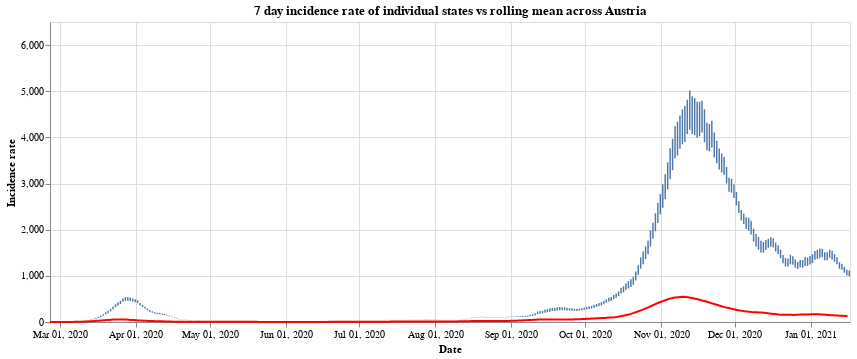

Notebook source saved alongside this figure:
### Markdown cell above
Finally we have the

### Code cell
#collapse
states = at_data['Bundesland'].unique()
states.sort()

selection = alt.selection_single(
    name='Select',
    fields=['Bundesland'],
    init={'Bundesland': 'Vorarlberg'},
    bind={'Bundesland': alt.binding_select(options=states)}
)

# scatter plot, modify opacity based on selection
bars = alt.Chart(at_data).mark_bar().add_selection(
    selection
).encode(
    x=alt.X("yearmonthdate(Time):T", axis=alt.Axis(title='Date')),
    y=alt.Y("SiebenTageInzidenzFaelle:Q", axis=alt.Axis(title='Incidence rate')),
    tooltip='SiebenTageInzidenzFaelle:Q',
    opacity=alt.condition(selection, alt.value(1), alt.value(0))
).properties(title=f'7 day incidence rate of individual states vs rolling mean across Austria', width=800)

line = alt.Chart(all_austria).mark_line(
    color='red',
    size=2,
).transform_window(
    rolling_mean='mean(SiebenTageInzidenzFaelle)',
    frame=[0, 7]
).encode(
    x='yearmonthdate(Time):T',
    y='rolling_mean:Q'
)

alt.layer(bars, line)

### Figure 1 — Vega-Lite specification as saved in the notebook (floating-point values rounded to 4 significant figures; data arrays with more than 128 entries replaced by an {"elided": "..."} marker saying what was removed)
{"config": {"view": {"continuousWidth": 400, "continuousHeight": 300}}, "layer": [{"data": {"name": "data-8778337bc18ac907f31bd12994636a05"}, "mark": "bar", "encoding": {"opacity": {"condition": {"value": 1, "selection": "Select"}, "value": 0}, "tooltip": {"type": "quantitative", "field": "SiebenTageInzidenzFaelle"}, "x": {"type": "temporal", "axis": {"title": "Date"}, "field": "Time", "timeUnit": "yearmonthdate"}, "y": {"type": "quantitative", "axis": {"title": "Incidence rate"}, "field": "SiebenTageInzidenzFaelle"}}, "selection": {"Select": {"type": "single", "fields": ["Bundesland"], "init": {"Bundesland": "Vorarlberg"}, "bind": {"Bundesland": {"input": "select", "options": ["Burgenland", "Kärnten", "Niederösterreich", "Oberösterreich", "Salzburg", "Steiermark", "Tirol", "Vorarlberg", "Wien", "Österreich"]}}}}, "title": "7 day incidence rate of individual states vs rolling mean across Austria", "width": 800}, {"data": {"name": "data-796e600812c883973a791ce7bcdf88be"}, "mark": {"type": "line", "color": "red", "size": 2}, "encoding": {"x": {"type": "temporal", "field": "Time", "timeUnit": "yearmonthdate"}, "y": {"type": "quantitative", "field": "rolling_mean"}}, "transform": [{"window": [{"op": "mean", "field": "SiebenTageInzidenzFaelle", "as": "rolling_mean"}], "frame": [0, 7]}]}], "$schema": "https://vega.github.io/schema/vega-lite/v4.8.1.json", "datasets": {"data-8778337bc18ac907f31bd12994636a05": {"elided": "3260 records"}, "data-796e600812c883973a791ce7bcdf88be": {"elided": "326 records"}}}
